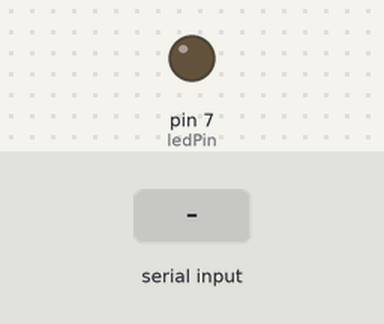
This sketch was run on a simulated Arduino Uno, built with avr-gcc and run on an emulated ATmega328P. Parts: output pins drawn as LEDs (lit = HIGH). The test bench sets the inputs (shaded band).

Above: at 1.2 s.
1.3 s: "H" received over the second serial link
At 1.9 s:
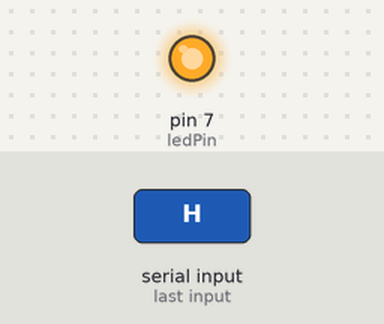
2.8 s: "1" received over the second serial link
At 4.2 s:
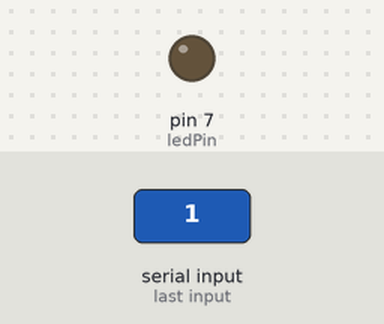
Timing chart, 0 to 5.8 s (numbered marks = the images above; inputs shaded):
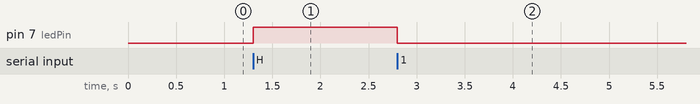

Measured:
- after the input at 1.3 s, pin 7 (ledPin): LOW → HIGH at once
- after the input at 2.8 s, pin 7 (ledPin): HIGH → LOW at once

The sketch:

FLORA_JY-MCU_BT_DEMO.ino
```cpp
////////////////////////////////////////////////////
////////////////////////////////////////////////////
// Code used in Costumes as Game Controllers Class//
////////////// Using Adafruit's FLORA //////////////
////////////// And JY-MCU BT Component /////////////
/////Mod of example from SoftwareSerial Library/////
////////////////////////////////////////////////////
////////////////////////////////////////////////////


#include <SoftwareSerial.h>
// software serial #1: RX = digital pin 10, TX = digital pin 9
SoftwareSerial btPort(10, 9);

char val; // Data received from the serial port
int ledPin = 7; // Onboard LED pin on FLORA is 7

void setup() {
  pinMode(ledPin, OUTPUT); // Set pin as OUTPUT
  btPort.begin(9600); // Start serial communication at 9600 bps
}

void loop() {
  while (btPort.available()) { // If data is available to read,
    val = btPort.read(); // read it and store it in val
  }

  if (val == 'H') { // If H was received
    digitalWrite(ledPin, HIGH); // turn the LED on
  }

  else {
    digitalWrite(ledPin, LOW); // Otherwise turn it OFF
  }
  delay(100); // Wait 100 milliseconds for next reading
}
```
